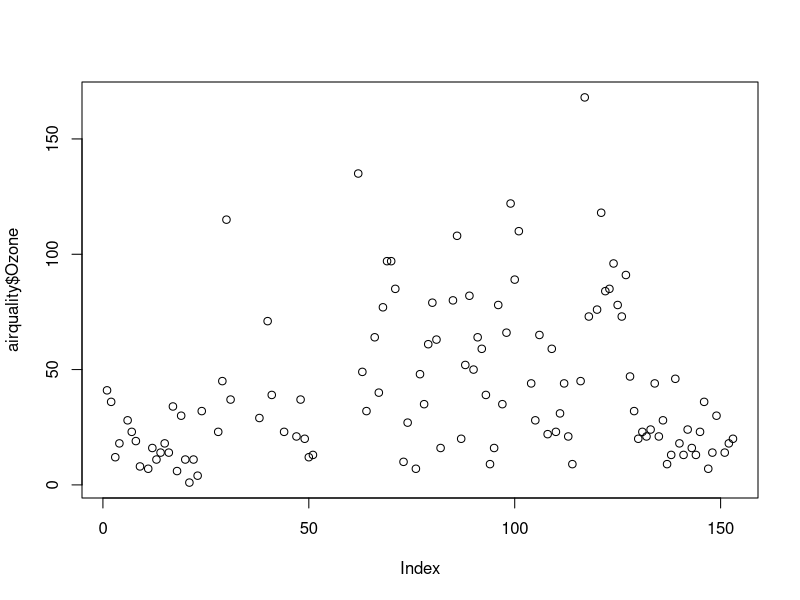
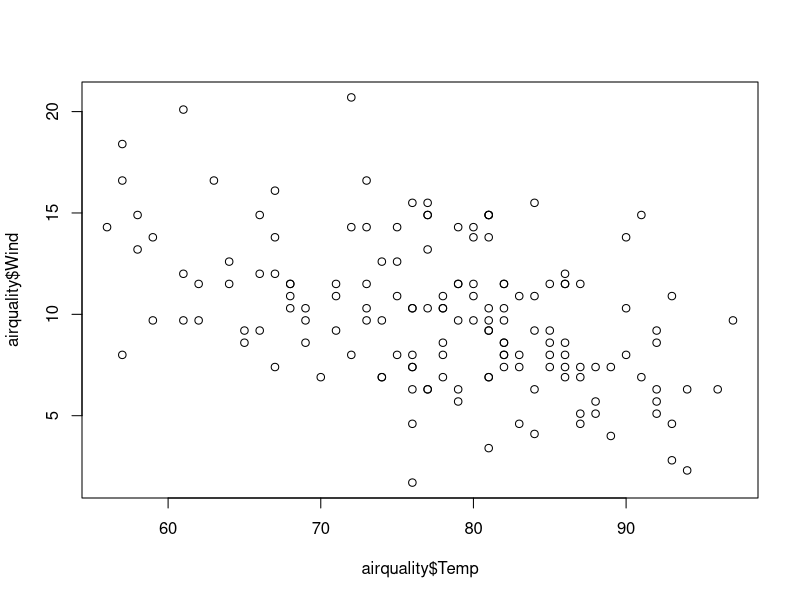
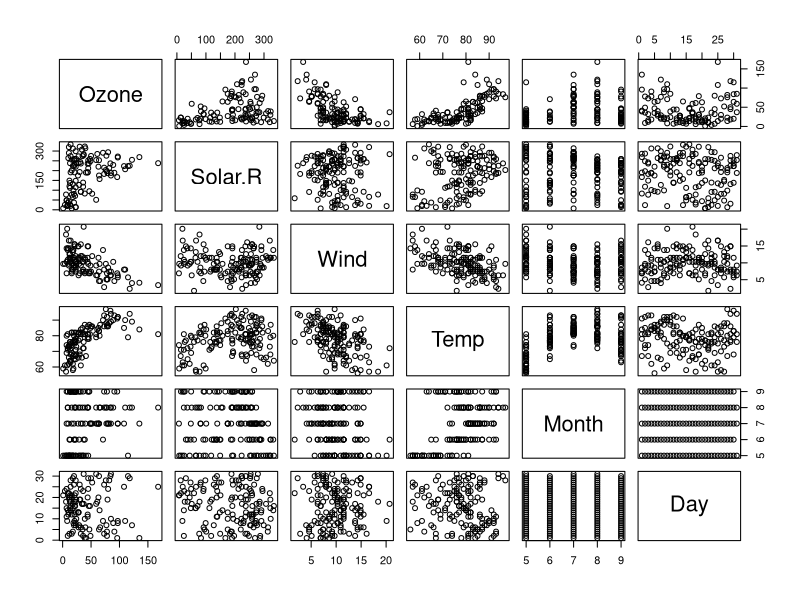
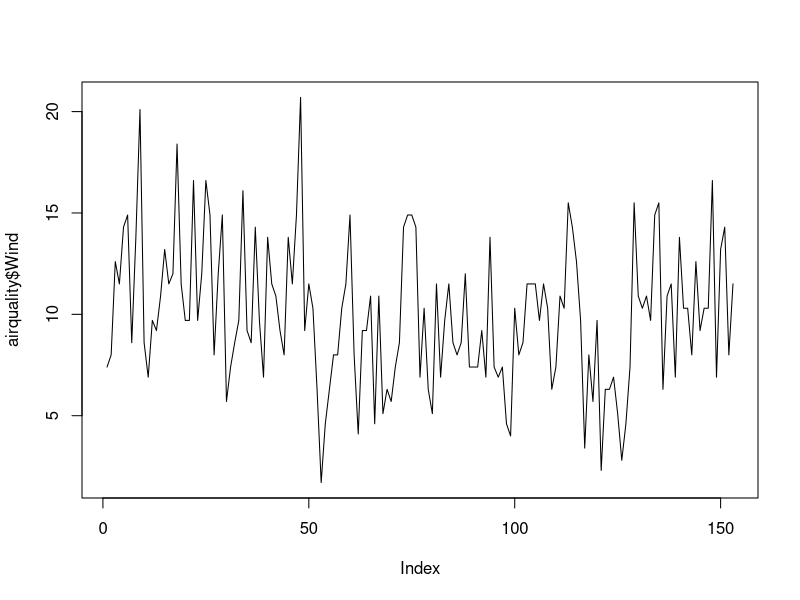
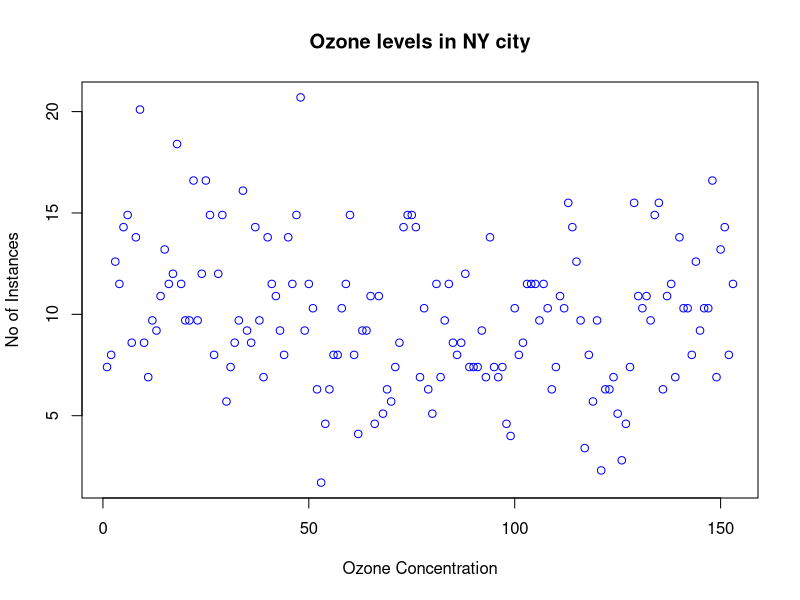
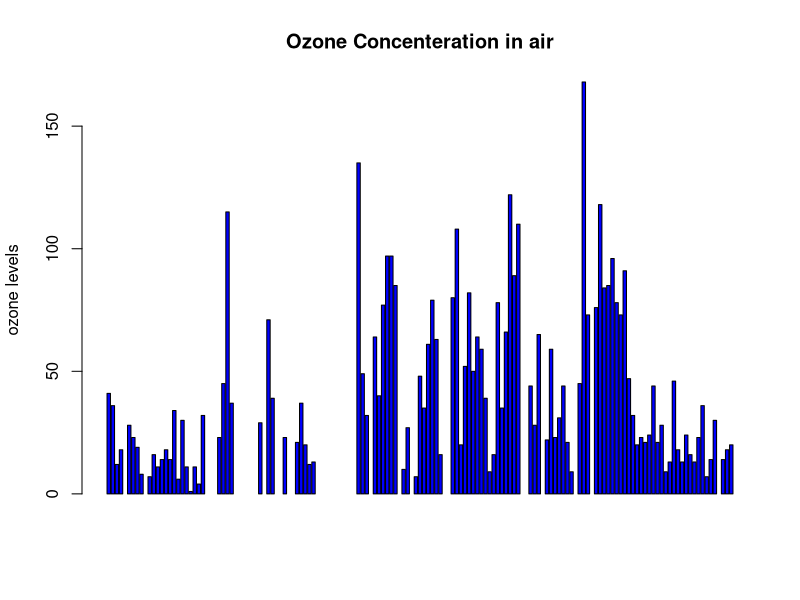
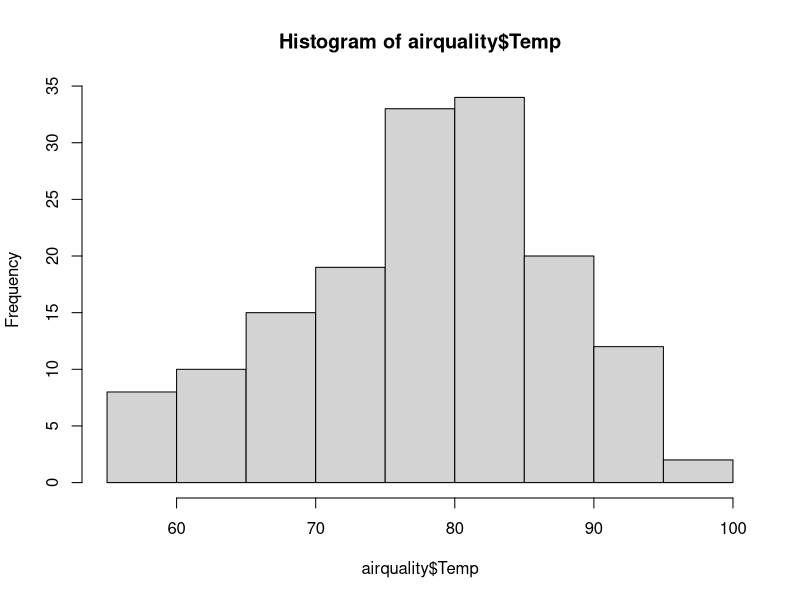
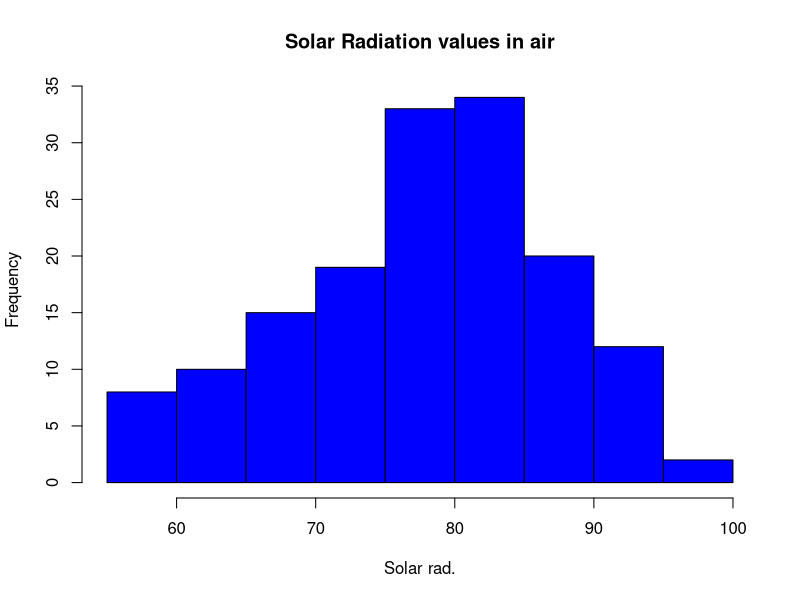

Reproduce these figures in R, in order.





#airquality = read.csv('path/airquality.csv',header=TRUE, sep=",")


airquality <- datasets::airquality

####Top 10 rows and last 10 rows
head(airquality,10)
tail(airquality,10)


######Columns
airquality[,c(1,2)]
df<-airquality[,-6]

summary(airquality[,1])

summary(airquality)
airquality$Wind
summary(airquality$Wind)

###########Summary of the data#########

summary(airquality)
summary(airquality$Wind) 

#####################
plot(airquality$Ozone)
plot(airquality$Temp,airquality$Wind,type="p")
plot(airquality)
# points and lines 
plot(airquality$Wind, type= "l") # p: points, l: lines,b: both



plot(airquality$Wind, xlab = 'Ozone Concentration', 
     ylab = 'No of Instances', main = 'Ozone levels in NY city',
     col = 'blue')


# Horizontal bar plot
barplot(airquality$Ozone, main = 'Ozone Concenteration in air',
        ylab = 'ozone levels', col= 'blue',horiz = ,axes=T)
#Histogram
hist(airquality$Temp)
hist(airquality$Temp, 
     main = 'Solar Radiation values in air',
     xlab = 'Solar rad.', col='blue')

#Single box plot
boxplot(airquality$Wind,main="Boxplot")
boxplot.stats(airquality$Wind)$out



# Multiple box plots
boxplot(airquality[,1:4],main='Multiple')
#margin of the grid(mar), 
#no of rows and columns(mfrow), 
#whether a border is to be included(bty) 
#and position of the 
#labels(las: 1 for horizontal, las: 0 for vertical)
#bty - box around the plot
par(mfrow=c(3,3),mar=c(2,5,2,1),  las=0, bty="o")
plot(airquality$Ozone)
plot(airquality$Ozone, airquality$Wind)
plot(airquality$Ozone, type= "l")
plot(airquality$Ozone, type= "l")
plot(airquality$Ozone, type= "l")
barplot(airquality$Ozone, main = 'Ozone Concenteration in air',
        xlab = 'ozone levels', col='green',horiz = TRUE)
hist(airquality$Solar.R)
boxplot(airquality$Solar.R)
boxplot(airquality[,0:4], main='Multiple Box plots')


##Home work
e_quakes<-datasets::quakes
sd(airquality$Ozone,na.rm = T)

#var
#skewness
#kurtosis
#Density plot









